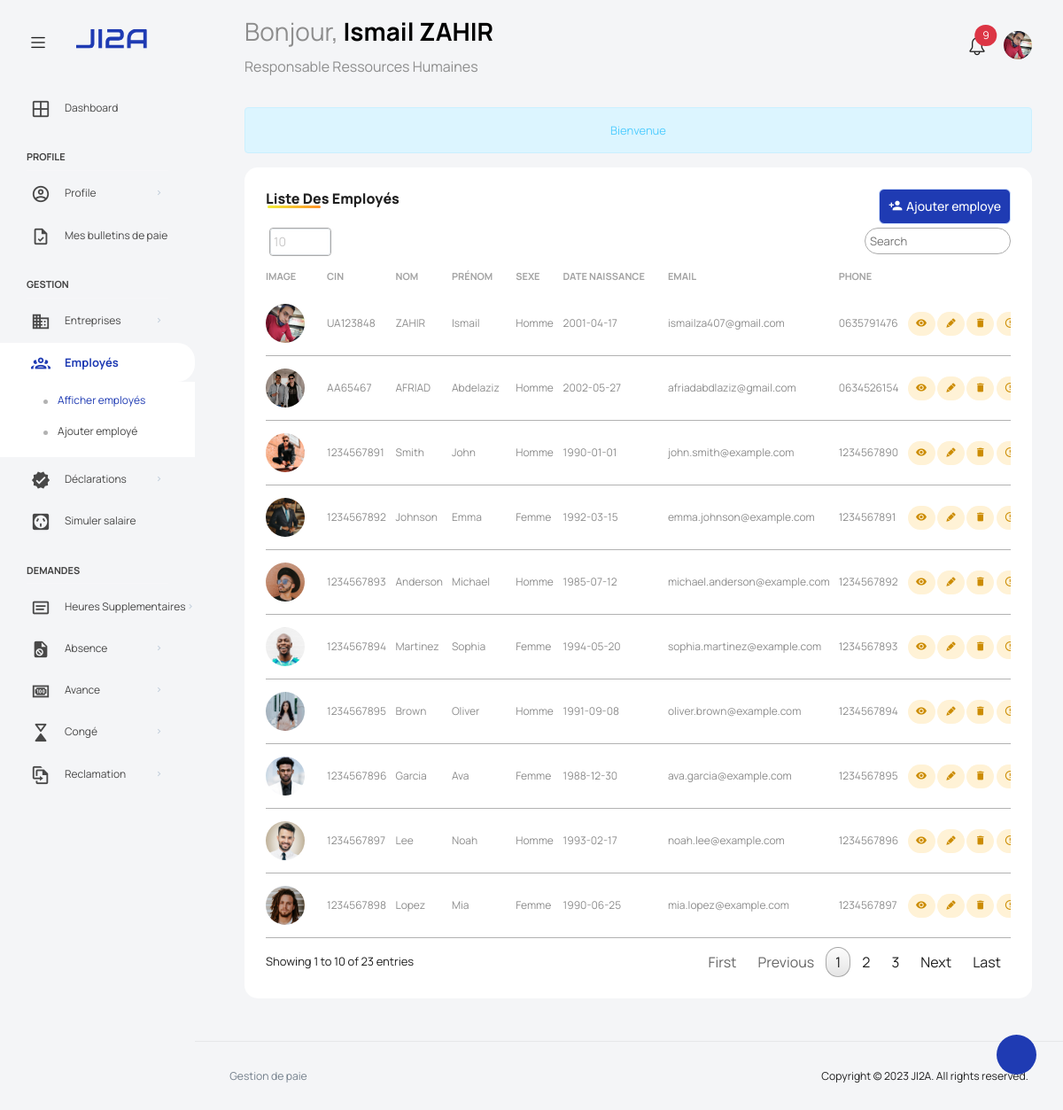
Screenshot of /views/view_employes (signed in) with the database file from the repository.
### tables this page shows
CREATE TABLE `employe` (
  `idEmploye` int NOT NULL,
  `nom` varchar(20) NOT NULL,
  `prenom` varchar(20) NOT NULL,
  `cin` varchar(10) NOT NULL,
  `sexe` enum('Homme','Femme') NOT NULL,
  `dateNaiss` date NOT NULL,
  `adresse` varchar(100) NOT NULL,
  `ville` varchar(20) NOT NULL,
  `email` varchar(100) NOT NULL,
  `phone` varchar(10) NOT NULL,
  `image` varchar(80) NOT NULL,
  `situationF` enum('Célibataire','Marié') NOT NULL,
  `nbEnfants` int NOT NULL,
  `diplome` varchar(40) NOT NULL,
  `numCNSS` varchar(24) NOT NULL,
  `numAMO` varchar(24) NOT NULL,
  `numCIMR` varchar(24) DEFAULT NULL,
  `numIGR` varchar(24) NOT NULL,
  `password` varchar(60) NOT NULL,
  `createdAt` datetime DEFAULT CURRENT_TIMESTAMP,
  `createdBy` int DEFAULT NULL
);

CREATE TABLE `contrat` (
  `numContrat` int NOT NULL,
  `idEmploye` int NOT NULL,
  `idEntreprise` int NOT NULL,
  `type` enum('CDD','CDI','CTT') NOT NULL,
  `poste` varchar(40) NOT NULL,
  `salaireBase` decimal(7,2) NOT NULL,
  `dateEmbauche` datetime DEFAULT CURRENT_TIMESTAMP,
  `dateFin` datetime DEFAULT NULL,
  `motif` text
);

### scripts/employe.inc.php (called while the page is built, shortened)
<?php
  function getAllEmployes ()
  {
    require 'connect.php';
    $stm = $pdo->prepare("SELECT * FROM employe NATURAL JOIN contrat");
    $stm->execute();
    return $stm->fetchAll(PDO::FETCH_ASSOC);
  }
  function getNotifications ($id)
  {
    require 'connect.php';
    $stm = $pdo->prepare("SELECT * FROM reclamation NATURAL JOIN employe
                          WHERE status = 'En cours' AND responsable = ?
                          ORDER BY dateReclamation DESC");
    $stm->execute([$id]);
    return $stm->fetchAll(PDO::FETCH_ASSOC);
  }

### scripts/connect.php (called while the page is built, shortened)
<?php
  try
  {
    $user   = DB_USER;
  }
  catch (PDOException $e)
  {
    die("Erreur lors de la connexion à la base de données: ".$e->getMessage());
  }

### views/view_employes.php (the view, shortened to what this page needs)
<?php
  require_once '../scripts/employe.inc.php';
  $employes = getAllEmployes();
?>
<!DOCTYPE html>
<html lang="en">
<head>
</head>
<body>
  <div class="container-scroller">
    <?php include('partials/_navbar.php'); ?>
    <div class="container-fluid page-body-wrapper">
      <?php include('partials/_sidebar.php'); ?>
      <div class="main-panel">
        <div class="content-wrapper">
          <div class="row">
            <div class="col-sm-12">
              <div class="home-tab">
                <?php require_once 'alerts.php'; ?>
                <div class="row flex-grow">
                  <div class="col-12 grid-margin stretch-card">
                    <div class="card card-rounded">
                      <div class="card-body">
                        <div class="d-sm-flex justify-content-between align-items-start">
                          <div>
                            <h4 class="card-title card-title-dash title">Liste des employés</h4>
                          </div>
                          <div>
                            <button class="btn btn-primary btn-lg text-white mb-0 me-0" type="button" onclick="location.href='add_employe'"><i class="mdi mdi-account-plus"></i>Ajouter employe</button>
                          </div>
                        </div>
                        <div class="table-responsive  mt-1">
                          <table class="table select-table" id="table">
                            <thead>
                              <tr>
                                <th>Image</th>
                                <th>CIN</th>
                                <th>NOM</th>
                                <th>Prénom</th>
                                <th>Sexe</th>
                                <th>Date Naissance</th>
                                <th>Email</th>
                                <th>Phone</th>
                                <th></th>
                              </tr>
                            </thead>
                            <tbody>
                              <?php foreach ($employes as $employe) : ?>
                              <tr>
                                <td><img src="images/profile/<?php echo $employe['image']; ?>" class="rounded-circle" width="40px" height="40px" alt="profile image">
                                </td>
                                <td><?php echo $employe['cin']; ?></td>
                                <td><?php echo $employe['nom']; ?></td>
                                <td><?php echo $employe['prenom']; ?></td>
                                <td><?php echo $employe['sexe']; ?></td>
                                <td><?php echo $employe['dateNaiss']; ?></td>
                                <td><?php echo $employe['email']; ?></td>
                                <td><?php echo $employe['phone']; ?></td>
                                <td class="action-btn">
                                  <form action="../scripts/employe.php" method="post" >
                                    <label class="badge badge-opacity-warning" role="button" for="btnradio1<?php echo $employe['idEmploye']; ?>" title="Afficher"><i class="mdi mdi-eye"></i></label>
                                    <label class="badge badge-opacity-warning" role="button" for="btnradio2<?php echo $employe['idEmploye']; ?>" title="Modifier"><i class="mdi mdi-lead-pencil"></i></label>
                                    <label class="badge badge-opacity-warning" role="button" for="btnradio3<?php echo $employe['idEmploye']; ?>" title="Supprimer" onclick="openWindow('deleteConfirmation', <?php echo $employe['idEmploye']; ?>);"><i class="mdi mdi-delete"></i></label>
                                    <label class="badge badge-opacity-warning" role="button" onclick="openWindow('absenceModal',<?php echo $employe['idEmploye']; ?>);" for="btnradio4<?php echo $employe['idEmploye']; ?>" title="Declarer Absence"><i class="mdi mdi-alert-circle-outline"></i></label>
                                  </form>
                                </td>
                              </tr>
                              <?php endforeach; ?>
                            </tbody>
                          </table>
                        </div>
                      </div>
                    </div>
                  </div>
                </div>
              </div>
            </div>
          </div>
        </div>
      </div>
    </div>
  </div>
</body>
</html>

### views/partials/_navbar.php (shortened to what this page needs)
<nav class="navbar default-layout col-lg-12 col-12 p-0 fixed-top d-flex align-items-top flex-row">
  <div class="text-center navbar-brand-wrapper d-flex align-items-center justify-content-start">
    <div class="me-3">
      <button class="navbar-toggler navbar-toggler align-self-center" type="button" data-bs-toggle="minimize">
        <span class="icon-menu"></span>
      </button>
    </div>
    <div>
      <a class="navbar-brand brand-logo" href="home">
        <img src="images/logo.svg" alt="logo" />
      </a>
    </div>
  </div>
  <?php
    if (isset($_SESSION['admin']))
    {
      $user = $_SESSION['admin'];
      $user['poste'] = "Espace Administrateur";
    }
    else $user = $_SESSION['auth'];
  ?>
  <div class="navbar-menu-wrapper d-flex align-items-top">
    <ul class="navbar-nav">
      <li class="nav-item font-weight-semibold d-none d-lg-block ms-0">
        <h1 class="welcome-text">Bonjour, <span class="text-black fw-bold"><?php echo $user['prenom']." ".$user['nom']; ?></span></h1>
        <h3 class="welcome-sub-text"><?php echo $user['poste']; ?></h3>
      </li>
    </ul>
    <ul class="navbar-nav ms-auto">
    <?php
      if (isset($_SESSION['auth'])):
      require_once '../scripts/employe.inc.php';
      $notifications = getNotifications($user['idEmploye']);
    ?>
      <li class="nav-item dropdown ">
        <a class="nav-link count-indicator" id="notificationDropdown" href="#" data-bs-toggle="dropdown">
          <i class="icon-bell"></i>
          <span class="position-absolute top-0 start-100 translate-middle badge rounded-pill bg-danger">
          <?php echo count($notifications); ?>
          </span>
        </a>
      </li>
      <?php endif; ?>
      <li class="nav-item dropdown d-none d-lg-block user-dropdown">
        <a class="nav-link" id="UserDropdown" href="#" data-bs-toggle="dropdown" aria-expanded="false">
          <img class="img-xs rounded-circle" src="images/profile/<?php echo $user['image']; ?>" alt="Profile image"> </a>
      </li>
    </ul>
  </div>
</nav>

### views/css/style.css (style rules this page uses)
body { background-color: #F4F5F7; margin: 0; }
.title { font-size: 25px; font-weight: 500; position: relative; margin-bottom: 20px; }
.title::before { content: ""; position: absolute; left: 2px; bottom: 0; height: 3px; width: 60px; border-radius: 5px; background: linear-gradient(135deg, #efef38, #ff9027); }
.action-btn { text-align: end; }

### rows the page displays
employe: prenom "Ismail", nom "ZAHIR", image (picture)
contrat: poste "Responsable Ressources Humaines", idEmploye.image (picture), idEmploye.cin "UA123848", idEmploye.nom "ZAHIR", idEmploye.prenom "Ismail", idEmploye.sexe "Homme", idEmploye.dateNaiss "2001-04-17", idEmploye.email "ismailza407@gmail.com", idEmploye.phone "0635791476"
contrat: idEmploye.image (picture), idEmploye.cin "AA65467", idEmploye.nom "AFRIAD", idEmploye.prenom "Abdelaziz", idEmploye.sexe "Homme", idEmploye.dateNaiss "2002-05-27", idEmploye.email "afriadabdlaziz@gmail.com", idEmploye.phone "0634526154"
contrat: idEmploye.image (picture), idEmploye.cin "1234567891", idEmploye.nom "Smith", idEmploye.prenom "John", idEmploye.sexe "Homme", idEmploye.dateNaiss "1990-01-01", idEmploye.email "john.smith@example.com", idEmploye.phone "1234567890"
contrat: idEmploye.image (picture), idEmploye.cin "1234567892", idEmploye.nom "Johnson", idEmploye.prenom "Emma", idEmploye.sexe "Femme", idEmploye.dateNaiss "1992-03-15", idEmploye.email "emma.johnson@example.com", idEmploye.phone "1234567891"
contrat: idEmploye.image (picture), idEmploye.cin "1234567893", idEmploye.nom "Anderson", idEmploye.prenom "Michael", idEmploye.sexe "Homme", idEmploye.dateNaiss "1985-07-12", idEmploye.email "michael.anderson@example.com", idEmploye.phone "1234567892"
contrat: idEmploye.image (picture), idEmploye.cin "1234567894", idEmploye.nom "Martinez", idEmploye.prenom "Sophia", idEmploye.sexe "Femme", idEmploye.dateNaiss "1994-05-20", idEmploye.email "sophia.martinez@example.com", idEmploye.phone "1234567893"
contrat: idEmploye.image (picture), idEmploye.cin "1234567895", idEmploye.nom "Brown", idEmploye.prenom "Oliver", idEmploye.sexe "Homme", idEmploye.dateNaiss "1991-09-08", idEmploye.email "oliver.brown@example.com", idEmploye.phone "1234567894"
contrat: idEmploye.image (picture), idEmploye.cin "1234567896", idEmploye.nom "Garcia", idEmploye.prenom "Ava", idEmploye.sexe "Femme", idEmploye.dateNaiss "1988-12-30", idEmploye.email "ava.garcia@example.com", idEmploye.phone "1234567895"
contrat: idEmploye.image (picture), idEmploye.cin "1234567897", idEmploye.nom "Lee", idEmploye.prenom "Noah", idEmploye.sexe "Homme", idEmploye.dateNaiss "1993-02-17", idEmploye.email "noah.lee@example.com", idEmploye.phone "1234567896"
contrat: idEmploye.image (picture), idEmploye.cin "1234567898", idEmploye.nom "Lopez", idEmploye.prenom "Mia", idEmploye.sexe "Femme", idEmploye.dateNaiss "1990-06-25", idEmploye.email "mia.lopez@example.com", idEmploye.phone "1234567897"

### other values shown
count($notifications) "9"
$_SESSION['info'] "Bienvenue"
